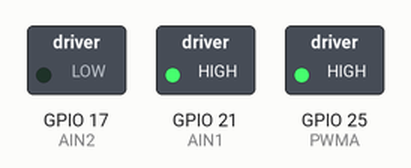
A sketch run on a simulated ESP32. On the bench: switched loads named in the sketch (green lamp = pin HIGH).

Above: at 0.1 s.
Timing chart, 0 to 1.6 s (numbered marks = the images above):
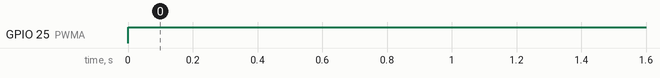

The sketch:

CAR_MOVE_ONLY.ino
```cpp
const uint16_t PWMA = 25;
const uint16_t AIN2 = 17;
const uint16_t AIN1 = 21;


const uint16_t ANALOG_WRITE_BITS = 8;

int freq = 5000;
int channel_A = 0;
int resolution = ANALOG_WRITE_BITS;

void initMotors(){
  pinMode(AIN1, OUTPUT);
  pinMode(AIN2, OUTPUT);
  pinMode(PWMA, OUTPUT);
  ledcAttachChannel(PWMA, freq, resolution, channel_A);
}

void forwardA(uint16_t pwm){
  digitalWrite(AIN1, HIGH);
  digitalWrite(AIN2, LOW);
  ledcWrite(PWMA, pwm);
}

void stopA(uint16_t pwm){
  digitalWrite(AIN1, LOW);
  digitalWrite(AIN2, LOW);
  ledcWrite(PWMA, pwm);
}


void setup()
{
  initMotors();
}

void loop() {
  forwardA(500);
}
```

Measured:
- by itself, GPIO 25 (PWMA): LOW → HIGH at 0.00 s
